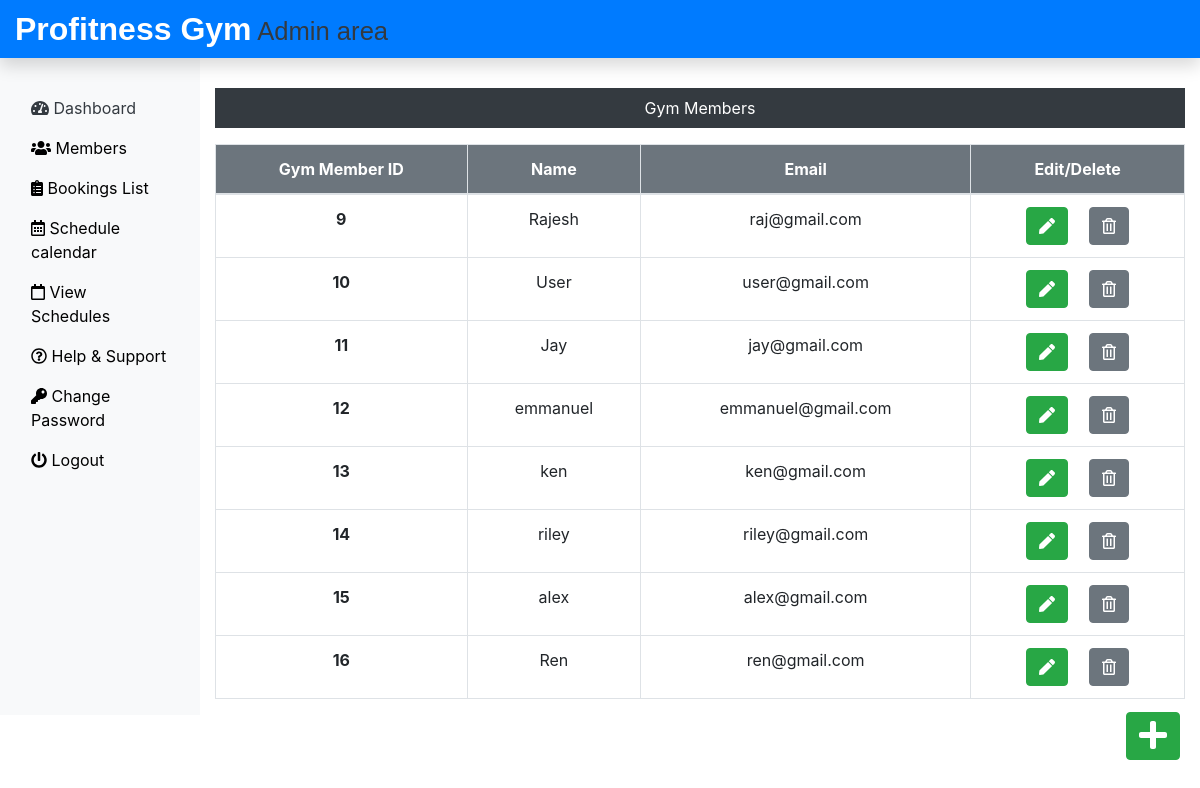
Page /Admin/member.php (signed in) on the committed database.
### tables this page shows
CREATE TABLE `memberlogin_tb` (
  `m_login_id` int(11) NOT NULL,
  `m_name` varchar(60) NOT NULL,
  `m_email` varchar(60) NOT NULL,
  `m_password` varchar(60) NOT NULL
);

### Admin/member.php (the view, shortened to what this page needs)
<?php
include('includes/header.php');
include('../dbConnection.php');
?>
<div class="col-sm-9 col-md-10 mt-5 text-center">
  <p class=" bg-dark text-white p-2">Gym Members</p>
  <?php
    $sql = "SELECT * FROM memberlogin_tb";
    $result = $conn->query($sql);
    if($result->num_rows > 0){
 echo '<table class="table table-bordered table-hover">
  <thead>
   <tr class="active bg-secondary">
    <th scope="col">Gym Member ID</th>
    <th scope="col">Name</th>
    <th scope="col">Email</th>
    <th scope="col">Edit/Delete</th>
   </tr>
  </thead>
  <tbody>';
  while($row = $result->fetch_assoc()){
   echo '<tr>';
    echo '<th scope="row">'.$row["m_login_id"].'</th>';
    echo '<td>'. $row["m_name"].'</td>';
    echo '<td>'.$row["m_email"].'</td>';
    echo '<td><form action="editmeb.php" method="POST" class="d-inline"> <input type="hidden" name="id" value='. $row["m_login_id"] .'><button type="submit" class="btn btn-success mr-3" name="view" value="View"><i class="fas fa-pen"></i></button></form>
    <form action="" method="POST" class="d-inline"><input type="hidden" name="id" value='. $row["m_login_id"] .'><button type="submit" class="btn btn-secondary" name="delete" value="Delete"><i class="far fa-trash-alt"></i></button></form></td>
   </tr>';
  }
 echo '</tbody>
 </table>';
} else {
  echo "0 Result";
}
?>
</div>
</div>
<div><a class="btn btn-success box" href="insertmeb.php"><i class="fas fa-plus fa-2x"></i></a>
</div>
</div>
<?php
include('includes/footer.php');
?>

### css/custom.css (style rules this page uses)
a { color: black; }
.active { color: white; background-color: #e7e1e2; }
.box { position: fixed; bottom: 10px; right: 20px; margin-bottom: 30px; }

### rows in the picture
memberlogin_tb: m_login_id "9", m_name "Rajesh", m_email "raj@gmail.com"
memberlogin_tb: m_login_id "10", m_name "User", m_email "user@gmail.com"
memberlogin_tb: m_login_id "11", m_name "Jay", m_email "jay@gmail.com"
memberlogin_tb: m_login_id "12", m_name "emmanuel", m_email "emmanuel@gmail.com"
memberlogin_tb: m_login_id "13", m_name "ken", m_email "ken@gmail.com"
memberlogin_tb: m_login_id "14", m_name "riley", m_email "riley@gmail.com"
memberlogin_tb: m_login_id "15", m_name "alex", m_email "alex@gmail.com"
memberlogin_tb: m_login_id "16", m_name "Ren", m_email "ren@gmail.com"
